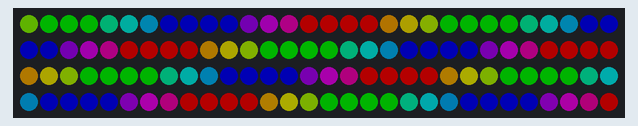
Simulated run of this sketch. Board: Arduino Uno, built with avr-gcc and run on an emulated ATmega328P. Shown: 120 RGB LEDs in strip order, left to right, continuing on the next row. Dim RGB values are drawn brighter than linear.

Above: at 0.13 s.
At 4.88 s:
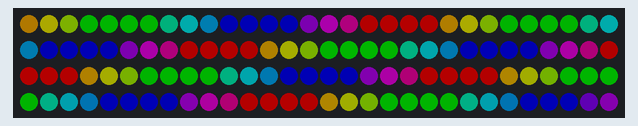
At 9.95 s:
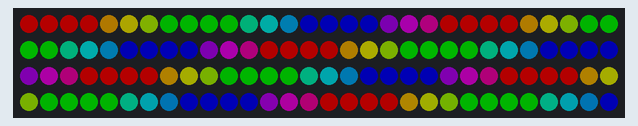
At 19.92 s:
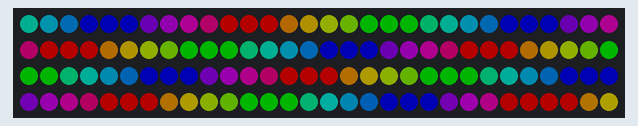
At 29.89 s:
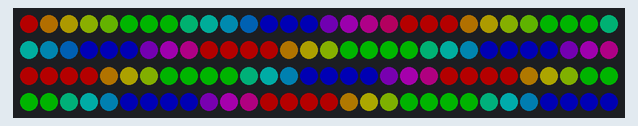
At 39.86 s:
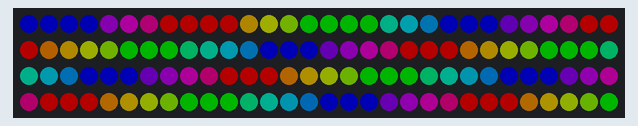

The sketch:

Traka.ino
```cpp
#include <FastLED.h>

#define LED_PIN      5       // Pin connected to the Data In of WS2812B
#define NUM_LEDS     120      // Number of LEDs in the strip
#define BRIGHTNESS   64     // Initial brightness value (0-255)
#define DELAY_MS     100      // Delay between brightness updates
#define WAVE_SPEED   0.2     // Speed of the wave (lower value = slower wave)

CRGB leds[NUM_LEDS];

void setup() {
  FastLED.addLeds<WS2812B, LED_PIN, GRB>(leds, NUM_LEDS);
}

void loop() {
  static unsigned long startTime = 0;
  unsigned long currentTime = millis();
  float wavePosition = (currentTime - startTime) * WAVE_SPEED;

  for (int i = 0; i < NUM_LEDS; i++) {
    float red = sin(wavePosition - i * 0.3) * 0.5 + 0.5; // Wave-like brightness modulation
    float green = sin(wavePosition - i * 0.3 + 2*(M_PI)/3) * 0.5 + 0.5;
    float blue = sin(wavePosition - i * 0.3 - 2*(M_PI)/3) * 0.5 + 0.5;
    if(red < 0.5){
      red = 0;
    }
    if(green < 0.5){
      green = 0;
    }
    if(blue < 0.5){
      blue = 0;
    }
    leds[i] = CRGB(red * 255, green * 255, blue * 255); // Set red color with variable brightness
  }

  FastLED.setBrightness(BRIGHTNESS); // Set LED strip brightness
  FastLED.show();
  delay(DELAY_MS);
}
```
